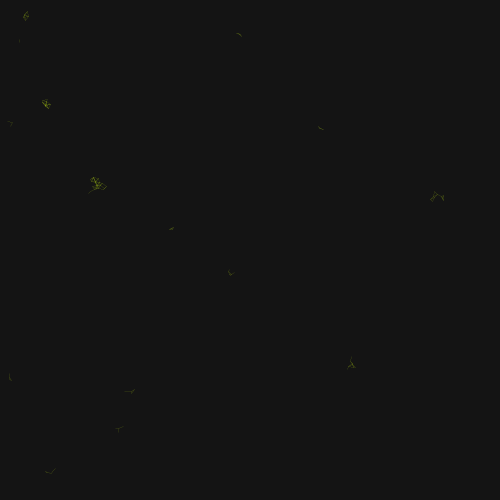
Frame 1 (no input)
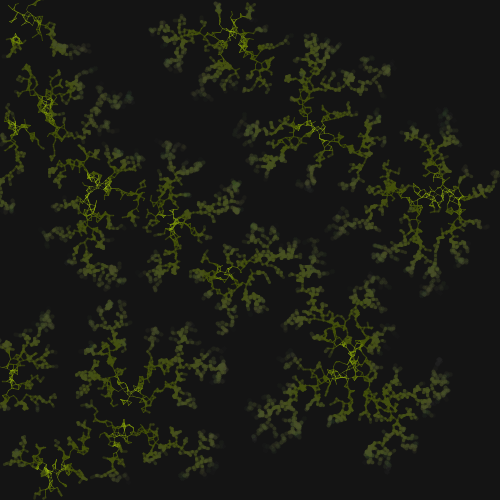
Frame 60 (the mouse pressed at the canvas centre just before this capture)
Frame 120 (the mouse held since frame 60 and released just before this capture): identical to frame 60, image omitted

The Processing sketch that drew these frames (run headless with seeded random() and noise(); from frame 60 on, the mouse is pressed at the canvas centre):

// Processing sketch: processing_117757
// ── processing_117757.pde

class cell{  //we created a new cell class

//lets begin with defining some variables
PVector loc = new PVector();  
PVector velocity = new PVector ();
float diam;
boolean isseed;
float cellred;
float cellgreen;
float cellblue;
float lineColor;


cell(){
loc = new PVector(random(500),random(500)); // location of seed cell is random within the boundary of frame (it could have been random(width) and random(height)
diam = 5 ;   // diameter of the cell
isseed = false ;   //  is the cell is seeded or not, at this time it is not
cellred = 255;
cellgreen = 255;
cellblue = 255;
lineColor = random(150,250);   //in order to define edge color of the cells
}

void display(){   //lets begin forming our cell
stroke (lineColor);


if(isseed == true)    { fill(random(255),0,0);}  // if the cell is seeded, its color varies from dark to bright red
if(isseed == false) {fill(cellred,cellgreen,cellblue);  // if not it is white
}

ellipse(loc.x,loc.y,diam,diam);   // since loc PVec defined randomly, loc x and loc y will be placed randomly
}

void update(){    //in order to continue to the movement
  if(isseed == false){
 velocity = new PVector (random(-10,10),random(-10,10));  //cell will appear anywhere 5 unit far from its last current location   
 loc.add(velocity);
  
}}}  


cell[] mycells = new cell[8000];  // [x]  x number of cells will be in frame
float col1=240;
float col2=200;
float col3=240;
float strkt=0.1;


void setup(){
  background(20);
size(500,500);
 for(int i =0; i<mycells.length; i++) {mycells[i] = new cell();{ if(i<15)

 // i= number of seeded cells  so, if i < x  there will be x-1 seeded cells will appear on the screen
 
 mycells[i].isseed = true;   //i times seeds placed randomly is true
 
 }
 }
}


void draw(){
  colorMode(HSB);
  stroke(50,col3,col1,col2);  // color is 50 in HUE system it is equal to a kind of green
  col1=col1-15;    //color fade off gradually
  if(col1<=80){col1=80;} // if the color brightness is equal or less than 80 it stops decreasing
  if(col1<=120){col2=col2-4;}  // if color is eq or less than 120, opacity decreases
    if(col1<=90){col3=col3-3;}  // *if col1 is eq or less than 90, saturation decreases

  strokeWeight(strkt);
  strkt=strkt+0.08;  // line weight increases gradually
  

 
  for(int i=0; i<mycells.length; i++)  //

  mycells[i]. update();  // in order to continue to grow

  

for(int i=0; i<mycells.length; i++) {   
    
  if(mycells[i].isseed == false) {
    
    for(int j=0; j<mycells.length; j++) {
        
        if(mycells[j].isseed == true)  {
          
          
            float d;
            d = PVector.dist(mycells[i].loc, mycells [j].loc);
            
              if(d<5) {  mycells[i].isseed = true;  //if(d<x) isseed= true means  if d is less than x, cell stop moving
            
          line(mycells[i].loc.x, mycells[i].loc.y , mycells[j].loc.x, mycells[j].loc.y); // since some cells stop moving because of previous command, this one draw lines between each other
          
      
          

      }}}}}}
      
      

   void mousePressed() { save("tunc simple DLA.png");   background(20);  loop();   //when mouse pressed it saves current image as png with dark background
}
